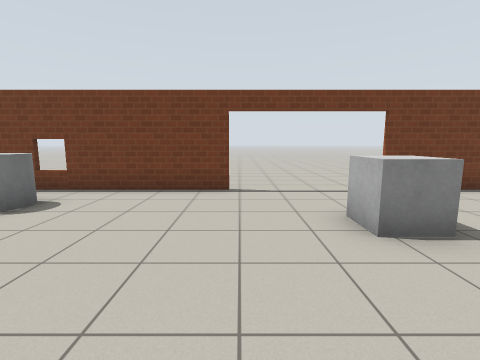
view 1 (above)

12 first-person views from a walk through a robot-simulator world made for Gazebo. The camera is 1.2 m above the floor, tilts 8° down and sees 85° across. The floor is counted in squares, 1 m on a side. Each view is taken from the middle of a square. On the plan, view 1 faces up. The plan holds only what a view shows up to about 12 squares ahead; the rest is blank. The robots in the file are not drawn. Simple patterns stand in for the simulator's built-in surfaces.

view 2
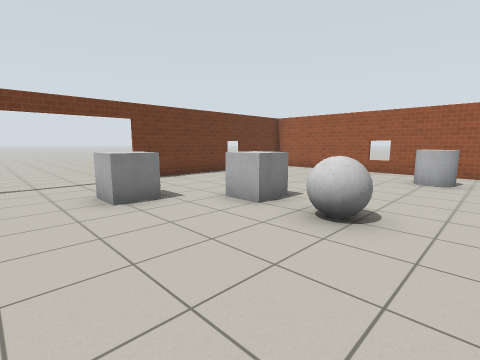

view 3
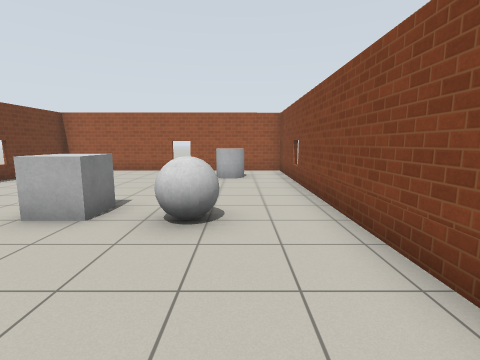

view 4
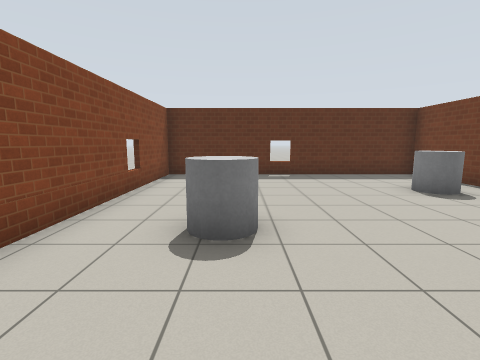

view 5
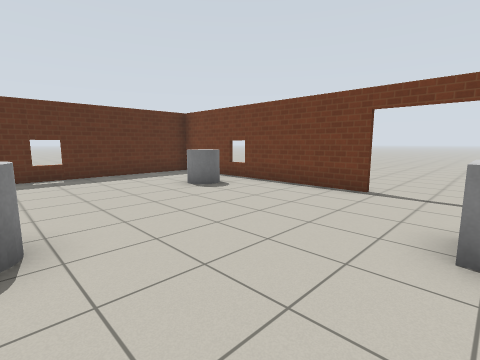

view 6
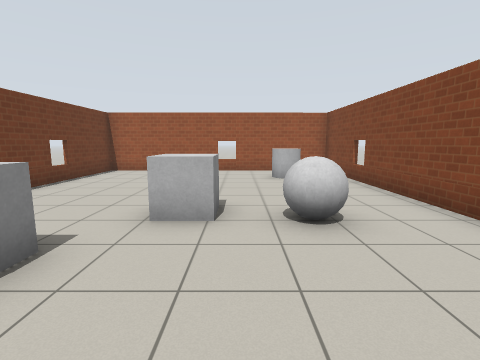

view 7
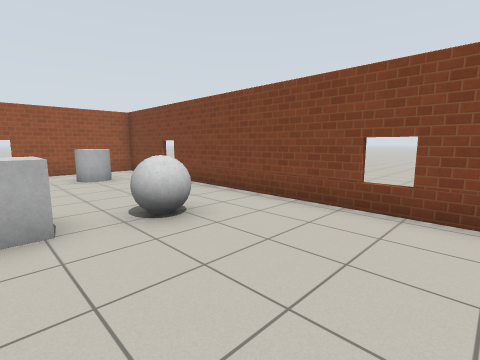

view 8
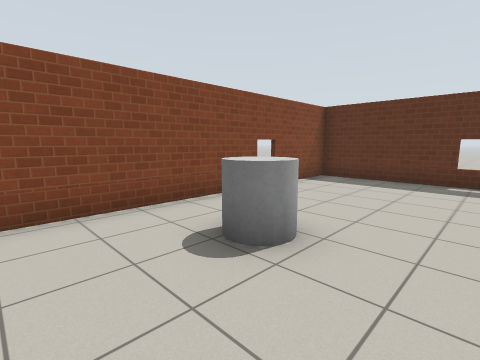

view 9
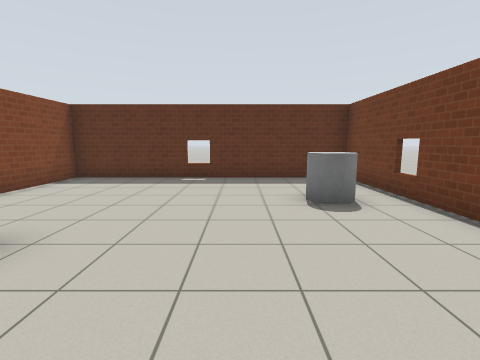

view 10
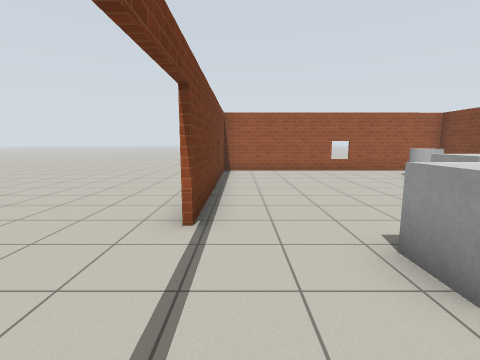

view 11
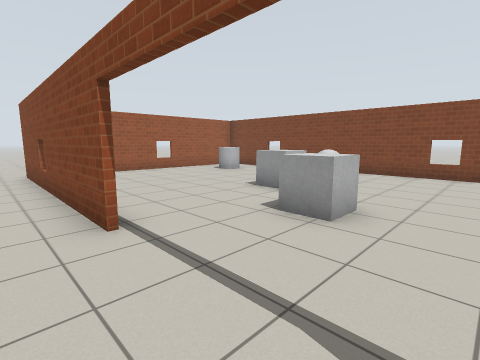

view 12
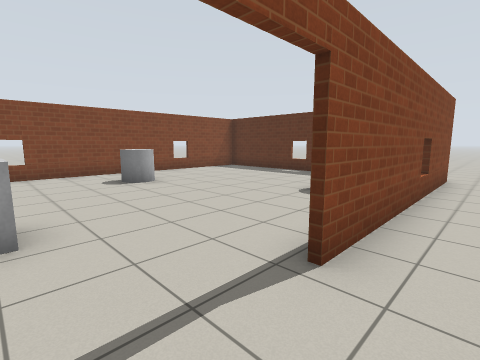

### Floor plan
Points are (right, up) in squares from view 1. A wall is a line through its corners. A room is listed if a view was taken in it or the views show most of it. See-through windows are left out.
Room 1 (views 1, 2, 3, 4, 5, 6, 7, 8, 9, 10)
walls: (-0.2, 6.7) (-8.1, 6.7) (-8.1, -2.8) (11.6, -2.8) (11.6, 6.7) (3.6, 6.7)
ways out: open door at (1.5, 7) to room 2
objects: grey cylinder (-5, 5) to (-4, 5); grey cylinder (-2, 0) to (-1, 0); grey box (2, 3) to (3, 4); grey ball (4, 0); grey box (4, 2) to (5, 2); grey cylinder (9, -1) to (10, 0)
Room 2 (views 11, 12)
walls: (3.6, 6.8) (11.7, 6.8); (-8.4, 6.8) (-0.3, 6.8)
ways out: open door at (1.5, 7) to room 1; opening at (-9, 8)

Where each view was taken, in squares from view 1:
view 1: 0 up, 0 right, facing up
view 2: 2 down, 0 right, facing up-right
view 3: 1 down, 0 right, facing right
view 4: 0 up, 2 right, facing left
view 5: 0 up, 2 right, facing up-left
view 6: 1 up, 0 right, facing right
view 7: 2 up, 0 right, facing down-right
view 8: 2 up, 1 right, facing down-left
view 9: 3 up, 1 right, facing left
view 10: 6 up, 0 right, facing right
view 11: 8 up, 0 right, facing down-right
view 12: 8 up, 2 right, facing down-left
